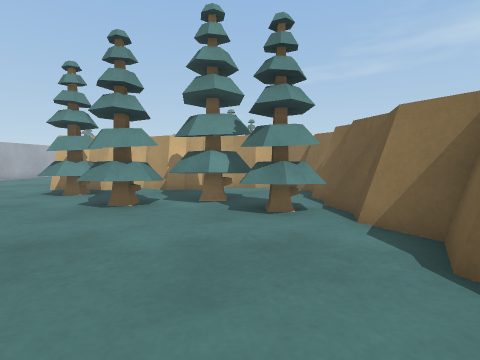
View 1 (above)

16 first-person views from a walk through a Unity game level. The camera is 0.59 m above the floor, tilts 4° down and sees 80° across. The floor is counted in squares, 0.5 m on a side. Each view is taken from the middle of a square. On the plan, view 1 faces up. The plan holds only what a view shows up to about 13 squares ahead; the rest is blank. The place goes on beyond the plan. The player is left out.

View 2
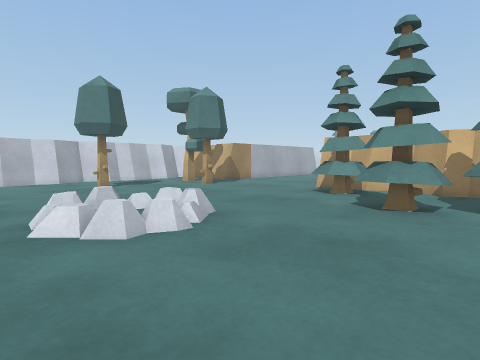

View 3
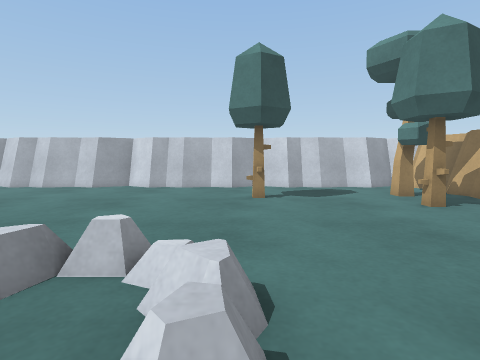

View 4
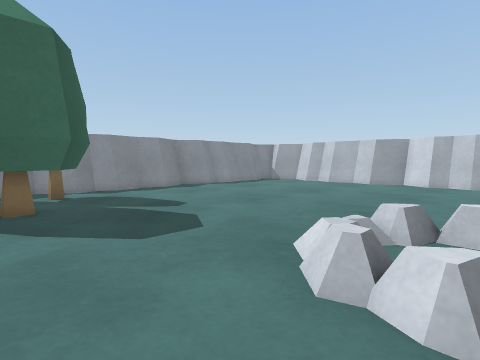

View 5
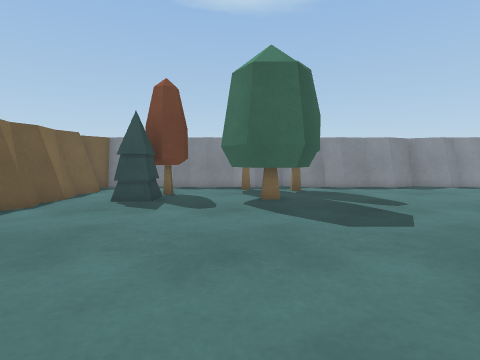

View 6
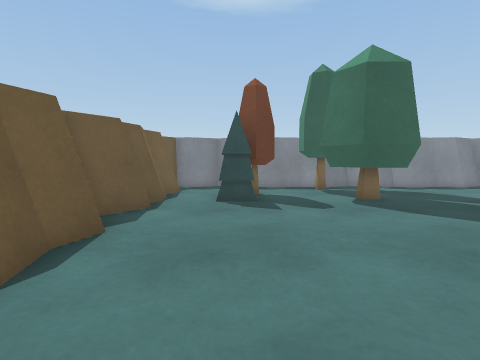

View 7
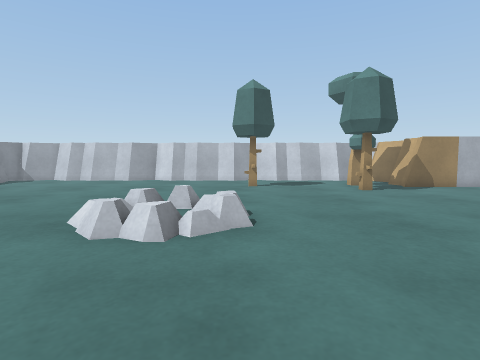

View 8
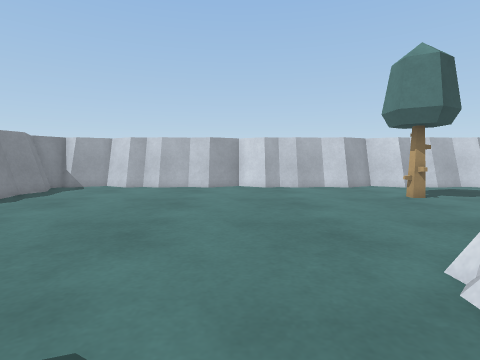

View 9
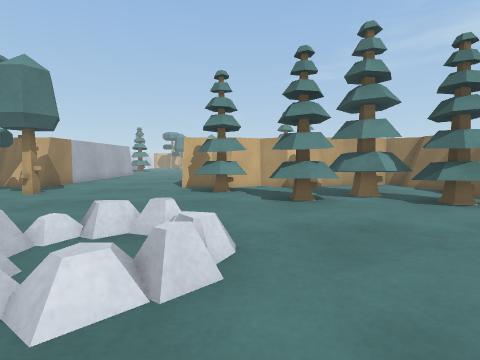

View 10
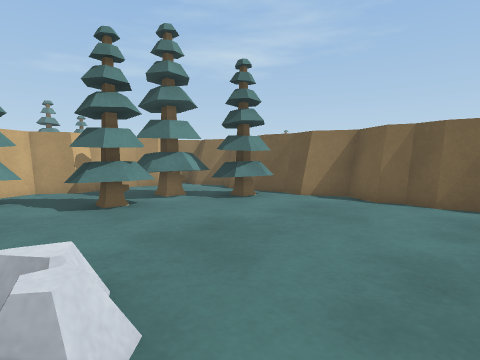

View 11
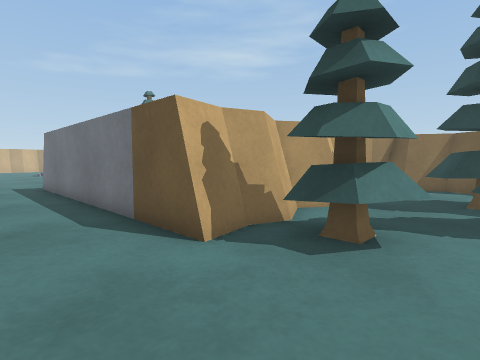

View 12
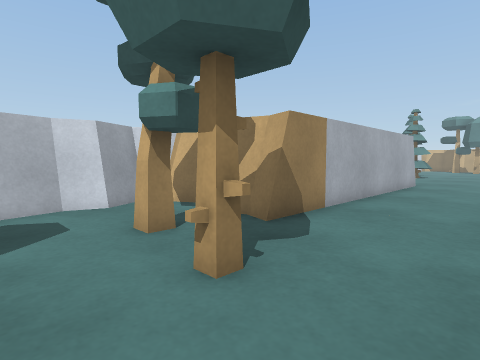

View 13
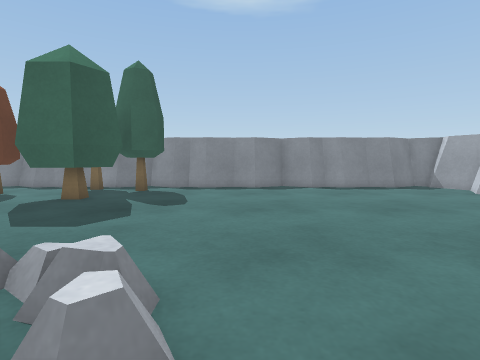

View 14
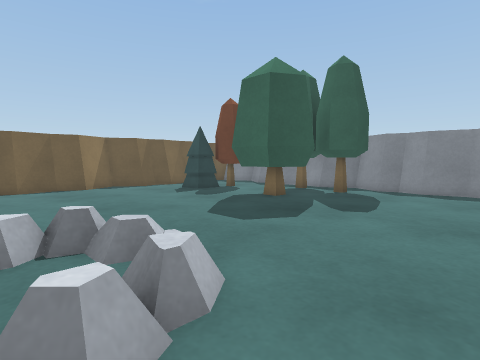

View 15
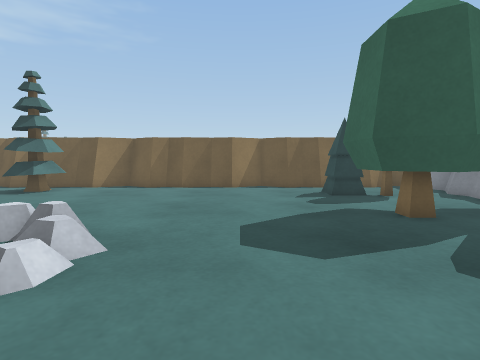

View 16
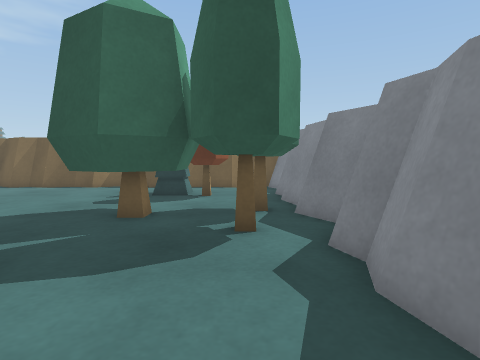

### Floor plan
Key: @ floor where view 1 was taken; . main floor; : floor 0.05 m higher than the main floor; T tree; O other object.
Columns run from 18 left of view 1 to 4 right of it. Each row starts with its distance up from view 1.
 16     O     OO
 15     O     OO
 14     O     OO
 13   O O......O  O     O
 12 OOOOO......OOOOOOOOOOO
 11 O...........TT.OO...OO
 10 O...T.......TT...T ..OO
  9 O..TT.T.....TT.TTTT.OO
  8 O.............TTTTT OO
  7 O.............TTT.TTTO
  6 O.................TT.O
  5 O...T................O
  4 O...T......OO........OO
  3 O.........O.OO.......O
  2 O.........O.O........O
  1 O..........:O........O
  0 O.................@..O
 -1 O....................O
 -2 O....................OO
 -3 O....................O
 -4 O............TTT..T..O
 -5 O............TTT..T..O
 -6 O............TTT.TT..O
 -7 O...........TTTT.....O
 -8 O............TTT.....OO
 -9 OOOOOOOOOOOOOOOOOOOO O

Positions as (right, up) in squares from view 1, and headings:
1: (0, 0), facing up
2: (-1, 0), facing up-left
3: (-5, 4), facing left
4: (-3, 3), facing down-left
5: (-3, 4), facing down
6: (0, 4), facing down
7: (-1, 4), facing left
8: (-5, -1), facing left
9: (-5, -1), facing up
10: (-6, 0), facing up-right
11: (-10, 8), facing up-right
12: (-10, 7), facing up-left
13: (-9, 4), facing down
14: (-10, 3), facing down-right
15: (-10, -1), facing right
16: (-10, -7), facing right
